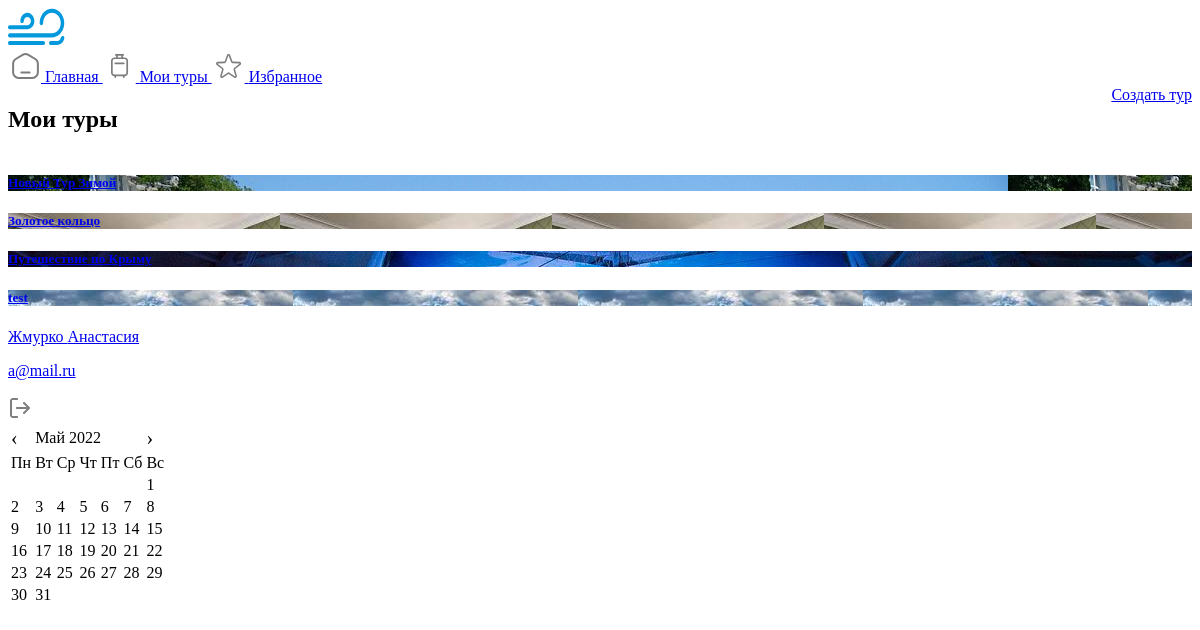
The page /users/user_trips/ (signed in) on the database as committed earlier.
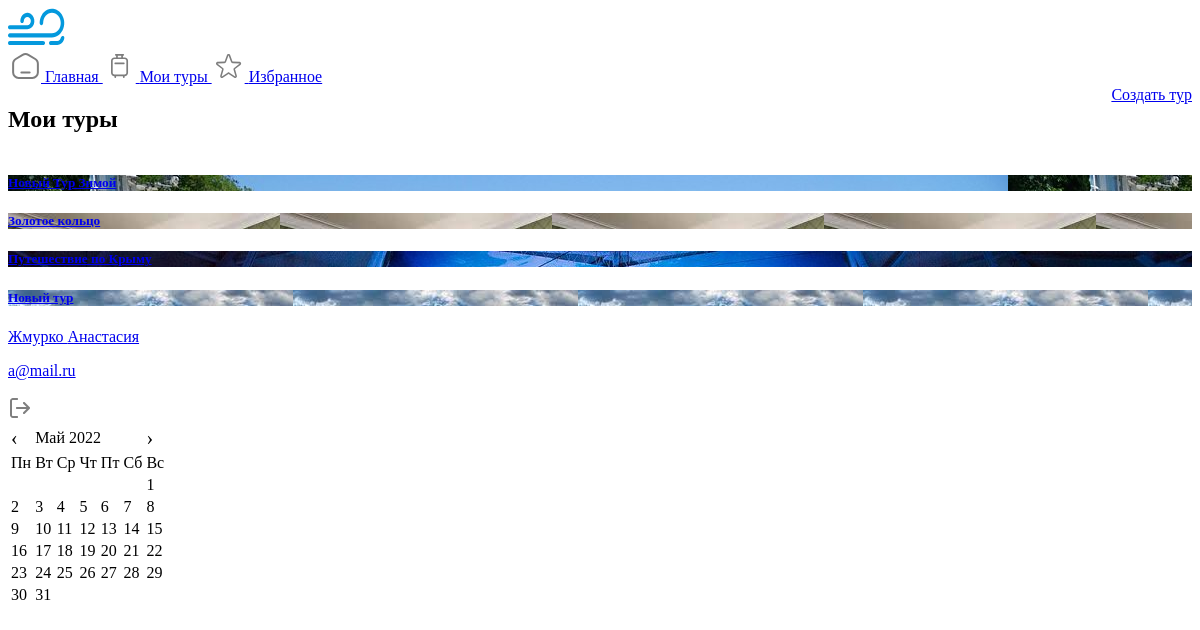
The same page on the database as committed later.
### trip/models.py (models this page shows, shortened)
class UserTrip(models.Model):
    user = models.ForeignKey(MyUser, on_delete=models.CASCADE, verbose_name='Пользователь')
    title = models.CharField(max_length=255, verbose_name='Название')
    description = models.TextField(verbose_name='Описание', blank=True, null=True)
    def image(self):
        if self.userplace_set.exists():
            i = random.randint(0, self.userplace_set.filter(place__image__isnull=False).distinct().count() - 1)
            return self.userplace_set.filter(place__image__isnull=False).distinct()[i].place.image.all()[0]
        else:
            return None

class UserPlace(models.Model):
    trip = models.ForeignKey(UserTrip, on_delete=models.CASCADE, verbose_name='Тур')
    place = models.ForeignKey(Place, on_delete=models.CASCADE, verbose_name='Место')
    visit_date = models.DateField(blank=True, null=True, verbose_name='Дата')
    visit_time = models.TimeField(blank=True, null=True, verbose_name='Время')

### place/models.py (models this page shows, shortened)
class Place(models.Model):
    class Meta:
        verbose_name = 'Место'
        verbose_name_plural = 'Место'
    title = models.CharField(max_length=255, verbose_name='Место')
    description = models.TextField(verbose_name='Описание', blank=True, null=True)
    address = models.TextField(verbose_name='Адрес', blank=True, null=True)
    coordinates = models.TextField(verbose_name='Координаты')
    price = models.FloatField(verbose_name='Цена', blank=True, null=True)
    city = models.ForeignKey(City, verbose_name='Город', on_delete=models.CASCADE, blank=True, null=True)
    district = models.ForeignKey(District, on_delete=models.CASCADE, verbose_name='Район')
    season = models.ForeignKey(Season, on_delete=models.CASCADE, verbose_name='Сезон')
    tag = models.ManyToManyField(Tag, verbose_name='Теги', blank=True)
    type = models.ForeignKey(TypePlace, verbose_name='Тип места', on_delete=models.CASCADE)
    contact = models.ForeignKey(Contact, on_delete=models.SET_NULL, verbose_name='Контакты', null=True, blank=True)
    image = models.ManyToManyField(Image, verbose_name='Изображения', blank=True)

class Image(models.Model):
    class Meta:
        verbose_name = 'Изображение'
        verbose_name_plural = 'Изображение'
    img = models.ImageField(upload_to="place_image/", verbose_name="Изображение")
    title = models.CharField(max_length=255, verbose_name='Название')
    description = models.TextField(verbose_name='Описание', blank=True, null=True)

### users/views.py (the view)
# urls.py: path('user_trips/', user_trips, name='user_trips'),
@login_required()
def user_trips(request):
    title = 'Мои туры'
    trips = UserTrip.objects.all()
    trips_paginator = Paginator(trips, 6)
    trips_page_number = request.GET.get('page_trip', 1)
    trips_page_obj = trips_paginator.get_page(trips_page_number)
    if trips.exists():
        return render(request, 'users/my_trips.html', locals())
    else:
        return HttpResponseRedirect(reverse('create_user_trip'))

### templates/users/my_trips.html (shortened to what this page needs)
<!DOCTYPE html>
<html lang="en">
<head>
    <link rel="stylesheet/less" type="text/css" href="/static/fonts/static/font.css">
    <link rel="stylesheet/less" type="text/css" href="/static/css/user/style.less">
</head>
<body>
<div class="user-content max-content">
    <div class="left-sidebar">
        <a href="{% url 'front' %}"><img src="/static/img/user/logo.svg" alt=""></a>
        <div class="menu">
            <a href="{% url 'user' %}">
                Главная
            </a>
            <a href="{% url 'user_trips' %}" class="active">
                Мои туры
            </a>
            <a href="{% url 'favourite' %}">
                Избранное
            </a>
        </div>
    </div>
    <div class="content">
        <div style="display: flex; justify-content: space-between;">
            <h2>Мои туры</h2>
            <a class="btn create-user-trip-btn" href="{% url 'create_user_trip' %}">Создать тур</a>
        </div>
        <div class="top-trips my-trips">
            <div>
                {% for item in trips_page_obj %}
                    <a href="{% url 'my_trip' item.id %}">
                        <div class="block-trip"
                                {% if item.image %}
                             style="background-image: url('{{ item.image.img.url }}')"
                                {% else %}
                             style="background-image: url('/static/img/user/default-trip.svg')"
                                {% endif %}
                        >
                            <div class="block-content-trip">
                                <h5>{{ item.title }}</h5>
                            </div>
                        </div>
                    </a>
                {% endfor %}
            </div>
        </div>
    </div>
    <div class="right-sidebar">
        <div class="user-icon-profile">
            <a href="{% url 'user_profile' %}">
                <div class="name-logo">
                    <p class="name">{{ user.last_name }} {{ user.name }}</p>
                    <p class="login">{{ user.email }}</p>
                </div>
            </a>
            <a href="{% url 'logout_user' %}"><img src="/static/img/user/exit.png" alt=""></a>
        </div>
        <div class="calendar">
            <table id="calendar2">
                <thead>
                <tr>
                    <td style="font-size: 20px">‹</td>
                    <td colspan="5"></td>
                    <td style="font-size: 20px">›</td>
                </tr>
                <tr>
                    <td>Пн</td>
                    <td>Вт</td>
                    <td>Ср</td>
                    <td>Чт</td>
                    <td>Пт</td>
                    <td>Сб</td>
                    <td>Вс</td>
                </tr>
                </thead>
                <tbody>
                </tbody>
            </table>
        </div>
    </div>
</div>
</body>
</html>

Rows that differ between the two databases and show on the page:
removed UserTrip: image.img (picture), title "test"
added UserTrip: image.img (picture), title "Новый тур"
